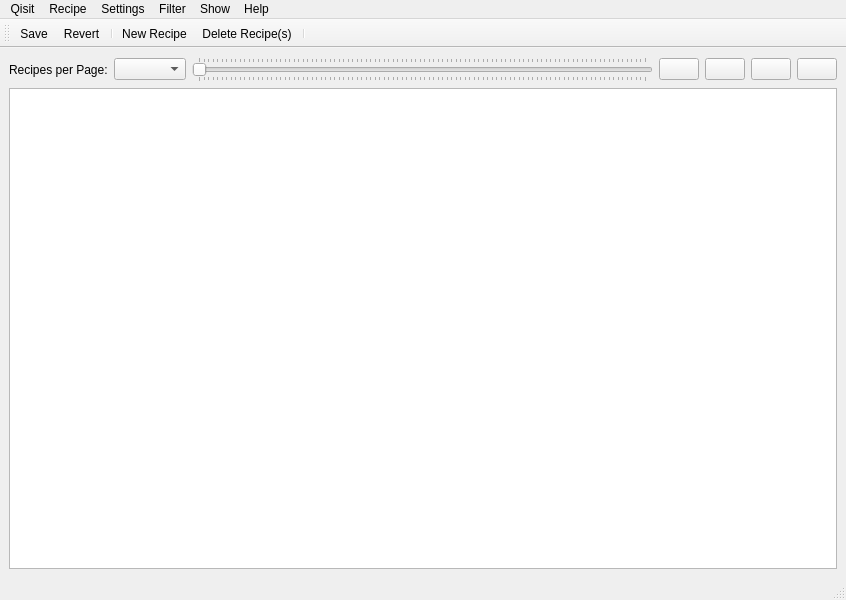
<?xml version="1.0" encoding="UTF-8"?>
<ui version="4.0">
 <class>RecipeListWindow</class>
 <widget class="QMainWindow" name="RecipeListWindow">
  <property name="geometry">
   <rect>
    <x>0</x>
    <y>0</y>
    <width>846</width>
    <height>600</height>
   </rect>
  </property>
  <property name="windowTitle">
   <string>Recipelist</string>
  </property>
  <property name="locale">
   <locale language="English" country="UnitedStates"/>
  </property>
  <property name="toolButtonStyle">
   <enum>Qt::ToolButtonIconOnly</enum>
  </property>
  <widget class="QWidget" name="centralwidget">
   <layout class="QVBoxLayout" name="verticalLayout">
    <item>
     <layout class="QHBoxLayout" name="horizontalLayout">
      <item>
       <widget class="QLabel" name="recipesPerPagelabel">
        <property name="text">
         <string>Recipes per Page:</string>
        </property>
       </widget>
      </item>
      <item>
       <widget class="QComboBox" name="recipesPerPagecomboBox">
        <property name="sizePolicy">
         <sizepolicy hsizetype="Preferred" vsizetype="Fixed">
          <horstretch>0</horstretch>
          <verstretch>0</verstretch>
         </sizepolicy>
        </property>
        <property name="focusPolicy">
         <enum>Qt::NoFocus</enum>
        </property>
       </widget>
      </item>
      <item>
       <widget class="QSlider" name="recipesSlider">
        <property name="tracking">
         <bool>true</bool>
        </property>
        <property name="orientation">
         <enum>Qt::Horizontal</enum>
        </property>
        <property name="tickPosition">
         <enum>QSlider::TicksBothSides</enum>
        </property>
        <property name="tickInterval">
         <number>0</number>
        </property>
       </widget>
      </item>
      <item>
       <widget class="QPushButton" name="firstPageButton">
        <property name="enabled">
         <bool>true</bool>
        </property>
        <property name="focusPolicy">
         <enum>Qt::NoFocus</enum>
        </property>
        <property name="text">
         <string/>
        </property>
        <property name="icon">
         <iconset resource="../../resources/resources.qrc">
          <normaloff>:/icons/document-page.png</normaloff>:/icons/document-page.png</iconset>
        </property>
        <property name="checkable">
         <bool>false</bool>
        </property>
       </widget>
      </item>
      <item>
       <widget class="QPushButton" name="previousPageButton">
        <property name="focusPolicy">
         <enum>Qt::NoFocus</enum>
        </property>
        <property name="text">
         <string/>
        </property>
        <property name="icon">
         <iconset resource="../../resources/resources.qrc">
          <normaloff>:/icons/document-page-previous.png</normaloff>:/icons/document-page-previous.png</iconset>
        </property>
        <property name="checkable">
         <bool>false</bool>
        </property>
       </widget>
      </item>
      <item>
       <widget class="QPushButton" name="nextPageButton">
        <property name="focusPolicy">
         <enum>Qt::NoFocus</enum>
        </property>
        <property name="text">
         <string/>
        </property>
        <property name="icon">
         <iconset resource="../../resources/resources.qrc">
          <normaloff>:/icons/document-page-next.png</normaloff>:/icons/document-page-next.png</iconset>
        </property>
        <property name="checkable">
         <bool>false</bool>
        </property>
       </widget>
      </item>
      <item>
       <widget class="QPushButton" name="lastPageButton">
        <property name="focusPolicy">
         <enum>Qt::NoFocus</enum>
        </property>
        <property name="text">
         <string/>
        </property>
        <property name="icon">
         <iconset resource="../../resources/resources.qrc">
          <normaloff>:/icons/document-page-last.png</normaloff>:/icons/document-page-last.png</iconset>
        </property>
        <property name="checkable">
         <bool>false</bool>
        </property>
       </widget>
      </item>
     </layout>
    </item>
    <item>
     <widget class="QTableView" name="recipeTableView">
      <property name="showGrid">
       <bool>false</bool>
      </property>
      <property name="cornerButtonEnabled">
       <bool>false</bool>
      </property>
     </widget>
    </item>
   </layout>
  </widget>
  <widget class="QMenuBar" name="menubar">
   <property name="geometry">
    <rect>
     <x>0</x>
     <y>0</y>
     <width>846</width>
     <height>30</height>
    </rect>
   </property>
   <widget class="QMenu" name="menuQisit">
    <property name="title">
     <string>Qisit</string>
    </property>
    <addaction name="actionSave"/>
    <addaction name="actionRevert"/>
    <addaction name="actionData_editor"/>
    <addaction name="actionQuit"/>
   </widget>
   <widget class="QMenu" name="menuFilter">
    <property name="title">
     <string>Filter</string>
    </property>
   </widget>
   <widget class="QMenu" name="menuRecipe">
    <property name="title">
     <string>Recipe</string>
    </property>
    <widget class="QMenu" name="menuImport_2">
     <property name="title">
      <string>Import</string>
     </property>
     <addaction name="actionGourmet_DB"/>
    </widget>
    <addaction name="actionNew_Recipe"/>
    <addaction name="actionDelete_Recipe_s"/>
    <addaction name="menuImport_2"/>
   </widget>
   <widget class="QMenu" name="menuShow">
    <property name="title">
     <string>Show</string>
    </property>
   </widget>
   <widget class="QMenu" name="menuHelp">
    <property name="title">
     <string>Help</string>
    </property>
    <addaction name="actionWhat_s_This"/>
    <addaction name="separator"/>
    <addaction name="actionAbout"/>
   </widget>
   <widget class="QMenu" name="menuSettings">
    <property name="title">
     <string>Settings</string>
    </property>
    <addaction name="actionFilter"/>
    <addaction name="actionShow"/>
   </widget>
   <addaction name="menuQisit"/>
   <addaction name="menuRecipe"/>
   <addaction name="menuSettings"/>
   <addaction name="menuFilter"/>
   <addaction name="menuShow"/>
   <addaction name="menuHelp"/>
  </widget>
  <widget class="QStatusBar" name="statusbar"/>
  <widget class="QToolBar" name="toolBar">
   <property name="windowTitle">
    <string>toolBar</string>
   </property>
   <attribute name="toolBarArea">
    <enum>TopToolBarArea</enum>
   </attribute>
   <attribute name="toolBarBreak">
    <bool>false</bool>
   </attribute>
   <addaction name="actionSave"/>
   <addaction name="actionRevert"/>
   <addaction name="separator"/>
   <addaction name="actionNew_Recipe"/>
   <addaction name="actionDelete_Recipe_s"/>
   <addaction name="separator"/>
  </widget>
  <action name="actionfilterCategories">
   <property name="icon">
    <iconset resource="../../resources/resources.qrc">
     <normaloff>:/icons/bread.png</normaloff>:/icons/bread.png</iconset>
   </property>
   <property name="text">
    <string>Categories</string>
   </property>
   <property name="toolTip">
    <string>Filter categories</string>
   </property>
  </action>
  <action name="actionfilterCuisine">
   <property name="icon">
    <iconset resource="../../resources/resources.qrc">
     <normaloff>:/icons/cutleries.png</normaloff>:/icons/cutleries.png</iconset>
   </property>
   <property name="text">
    <string>Cuisine</string>
   </property>
   <property name="toolTip">
    <string>Filter Cuisine</string>
   </property>
  </action>
  <action name="actionfilterAuthor">
   <property name="icon">
    <iconset resource="../../resources/resources.qrc">
     <normaloff>:/icons/quill.png</normaloff>:/icons/quill.png</iconset>
   </property>
   <property name="text">
    <string>Author</string>
   </property>
  </action>
  <action name="actionGourmet_DB">
   <property name="text">
    <string>Gourmet DB</string>
   </property>
  </action>
  <action name="actionSave">
   <property name="icon">
    <iconset resource="../../resources/resources.qrc">
     <normaloff>:/icons/disk.png</normaloff>:/icons/disk.png</iconset>
   </property>
   <property name="text">
    <string>Save</string>
   </property>
  </action>
  <action name="actionRevert">
   <property name="icon">
    <iconset resource="../../resources/resources.qrc">
     <normaloff>:/icons/arrow-return-180-left.png</normaloff>:/icons/arrow-return-180-left.png</iconset>
   </property>
   <property name="text">
    <string>Revert</string>
   </property>
  </action>
  <action name="actionNew_Recipe">
   <property name="icon">
    <iconset resource="../../resources/resources.qrc">
     <normaloff>:/icons/plus.png</normaloff>:/icons/plus.png</iconset>
   </property>
   <property name="text">
    <string>New Recipe ...</string>
   </property>
  </action>
  <action name="actionDelete_Recipe_s">
   <property name="icon">
    <iconset resource="../../resources/resources.qrc">
     <normaloff>:/icons/minus.png</normaloff>:/icons/minus.png</iconset>
   </property>
   <property name="text">
    <string>Delete Recipe(s)</string>
   </property>
  </action>
  <action name="actionQuit">
   <property name="text">
    <string>Quit</string>
   </property>
  </action>
  <action name="actionAbout">
   <property name="icon">
    <iconset resource="../../resources/resources.qrc">
     <normaloff>:/icons/qisit_24x24.png</normaloff>:/icons/qisit_24x24.png</iconset>
   </property>
   <property name="text">
    <string>About ...</string>
   </property>
  </action>
  <action name="actionData_editor">
   <property name="text">
    <string>Data editor</string>
   </property>
  </action>
  <action name="actionWhat_s_This">
   <property name="icon">
    <iconset resource="../../resources/resources.qrc">
     <normaloff>:/icons/information.png</normaloff>:/icons/information.png</iconset>
   </property>
   <property name="text">
    <string>What's This?</string>
   </property>
   <property name="shortcut">
    <string notr="true">Shift+F1</string>
   </property>
  </action>
  <action name="actionFilter">
   <property name="text">
    <string>Filter</string>
   </property>
  </action>
  <action name="actionShow">
   <property name="text">
    <string>Show</string>
   </property>
  </action>
 </widget>
 <resources>
  <include location="../../resources/resources.qrc"/>
 </resources>
 <connections/>
</ui>
